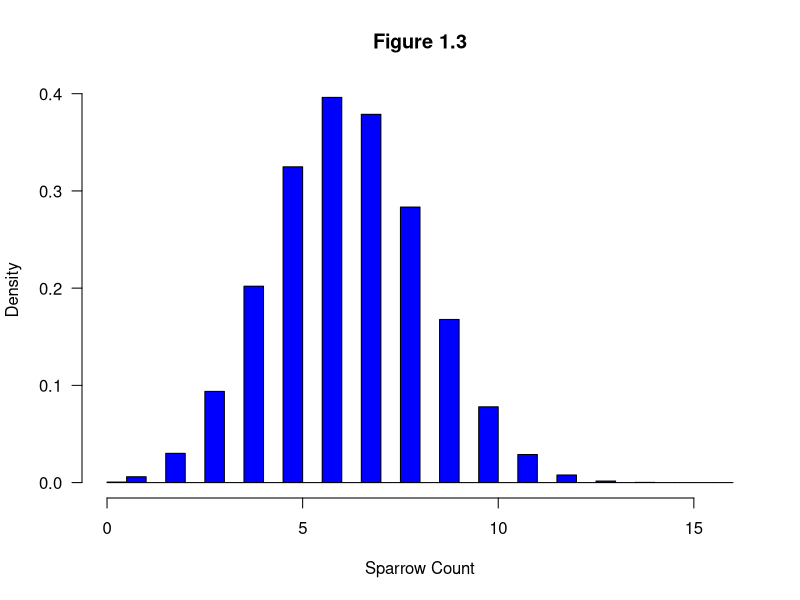
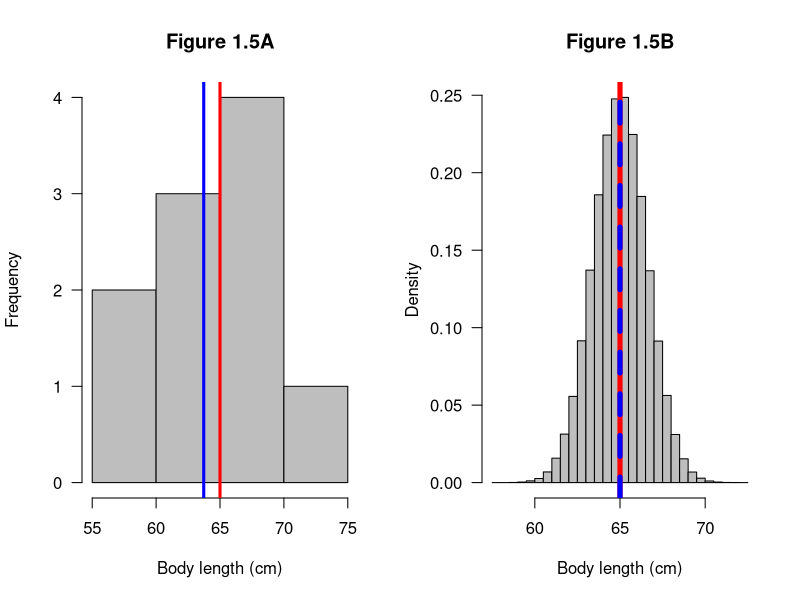

Here is the R script that generated these plots, in order:
# Bayesian Population Analysis using WinBUGS
# Chapter 1: Introduction

# 1.3 Binomial Distribution: Sparrow Example
#-------------------------------------------------------------------------------
# An observation process that is dominated by non-detection error, where misclassification and double counts are absent
N <- 16 #population size of sparrows in the yard
p <- 0.4 #individual detection probability

rbinom(n= 1, size= N, prob= p) #simulating a single count, like field observation this changes every run

C <-rbinom(n= 10^6, size= N, prob= p) #simulating a one million counts to convey variation
mean(C)
var(C)
sd(C)
hist(C, breaks= 50, col= "Blue", main= "Figure 1.3", xlab= "Sparrow Count", ylab= "Density", las= 1, freq= F) #frequency distributions of one million counts

#The typical count C is smaller than the actual population size N. Indeed, the mean of a binomial random variable and hence the expected count of sparrows, equals the product of N and p.
#However, the counts vary quite a lot, even under totally identical conditions.Hence, there is nothing intrinsically wrong or inferior with smaller counts. Smaller counts may simply result from the random nature of the counting process in the presence of imperfect detection. Thus, any count with p< 1 will automatically tend to vary from trial to trial. Unless p= 0 or p= 1, it is impossible to eliminate that variation by the sampling design or standardization (though other components of variation may be eliminated).
#Actually, not only the mean count but also the magnitude of the variation of counts is known from statistical theory. The variance is equal to the product of N, p, and 1−p.
#-------------------------------------------------------------------------------

# 1.5 Bias and Precision: Asp Viper Example
#-------------------------------------------------------------------------------
# Mature Asp Vipers in Jura mountain average a length of 65 cm with an sd of 5
mu <- 65 #mean length of Jura mountain's mature asp viper population 
sigma <- 5 #sd  of Jura mountain's mature asp viper population 

#Coding figure 1.5A
x <- rnorm(n= 10, mean= mu, sd= sigma) #simulating a single sample (measuring 10 vipers)

#Coding figure 1.5B
reps <- 10^6 #repeating one million times
sample.means <- rep(NA, reps) #one million blank spots
for (i in 1:reps) { 
  sample.means[i] <- mean(rnorm(n= 10, mean= mu, sd= sigma))
} #fills each rep spot with a random sample, ultimately simulating a million samples

#Plotting Figure 1.5A and 1.5B
par(mfrow= c(1,2), las= 1) #formatting a 2x1 plot

hist(x, col= "gray", main= "Figure 1.5A", xlab= "Body length (cm)", ylab= "Frequency", las= 1) #creates figure 1.5A plot
abline(v= mu, lwd= 3, col= "red") #plots population mean on figure 1.5A
abline(v= mean(x), lwd= 3, col= "blue") #plots the sample mean on figure 1.5A

hist(sample.means, col= "gray", main= "Figure 1.5B", xlab= "Body length (cm)", ylab= "Density", nclass= 50, freq= F, las= 1) #creates figure 1.5B
abline(v= mu, lwd= 5, col= "red") #plots the population mean on figure 1.5B
abline(v= mean(sample.means), lwd= 5, col= "blue", lty= 2) #plots sample mean on figure 1.5B
#This plot shows that in figure 1.5B our distribution of sample means is more centered around the true population average length

sd(sample.means) #sd of the distribution of the estimates
#-------------------------------------------------------------------------------
